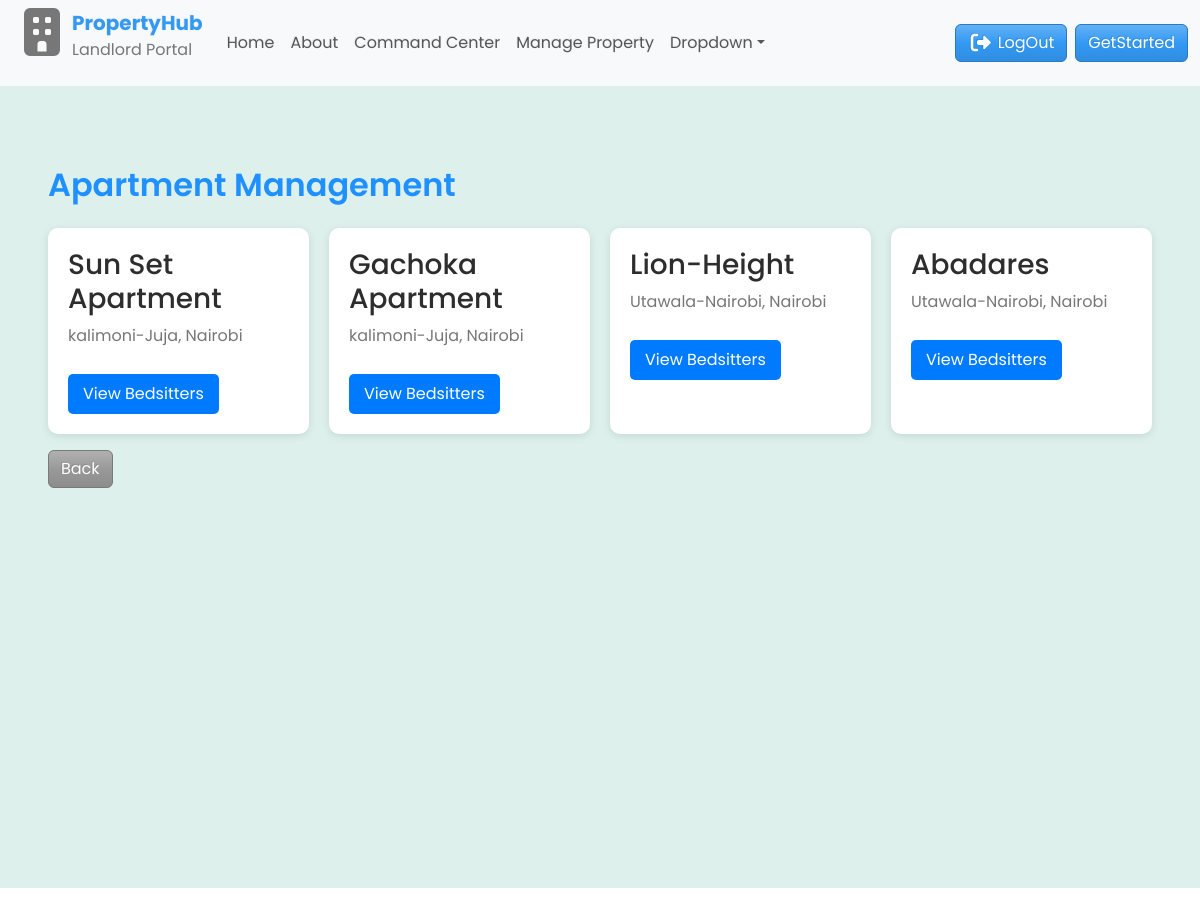
Page /apartment_dashboard/ on the committed database.
### main/models.py (models this page shows, shortened)
class Apartment(models.Model):
    name = models.CharField(max_length=100)
    address = models.CharField(max_length=255)
    city = models.CharField(max_length=100)
    class Meta:
        verbose_name_plural = "Apartments"

### main/views.py (the view)
# urls.py: path('apartment_dashboard/', views.apartment_dashboard, name='apartment_dashboard'),
def apartment_dashboard(request):
    apartments = Apartment.objects.all()
    context = {"apartments": apartments}
    return render(request, "main/apartment_dashboard.html", context)

### main/templates/main/apartment_dashboard.html
{% extends 'main/base.html' %}
{% block content %}
<div class="container-fluid" id="dashboard">
  <h2>Apartment Management</h2>
  <div
    style="
      display: grid;
      grid-template-columns: repeat(auto-fill, minmax(250px, 1fr));
      gap: 20px;
    "
  >
    {% for apartment in apartments %}
    <div
      style="
        background: white;
        padding: 20px;
        border-radius: 10px;
        box-shadow: 0 2px 8px rgba(0, 0, 0, 0.1);
      "
    >
      <h3>{{ apartment.name }}</h3>
      <p>{{ apartment.address }}, {{ apartment.city }}</p>
      <a
        href="{% url 'apartment_detail' apartment.id %}"
        style="
          display: inline-block;
          margin-top: 10px;
          padding: 8px 15px;
          background: #007bff;
          color: white;
          border-radius: 5px;
          text-decoration: none;
        "
      >
        View Bedsitters
      </a>
    </div>
    {% empty %}
    <p>No apartments found.</p>
    {% endfor %}
  </div>
  <a href="{% url 'manage_property' %}" class="btn btn-secondary mt-3">Back</a>
</div>
{% endblock %}

### main/static/css/styles.css (style rules this page uses)
* { box-sizing: border-box; padding: 0; margin: 0; font-family: "poppins", sans-serif; text-decoration: none; }
body, html { overflow-x: hidden; height: 100vh; transition: 0.4s; }
a { text-decoration: none; }
#dashboard { background-color: #ddf0eb; padding: 5rem 3rem 25rem 3rem; }
#dashboard h2 { color: dodgerblue; font-weight: 600; padding-bottom: 1rem; }

### rows in the picture
Apartment: name "Sun Set Apartment", address "kalimoni-Juja", city "Nairobi"
Apartment: name "Gachoka Apartment", address "kalimoni-Juja", city "Nairobi"
Apartment: name "Lion-Height", address "Utawala-Nairobi", city "Nairobi"
Apartment: name "Abadares", address "Utawala-Nairobi", city "Nairobi"
